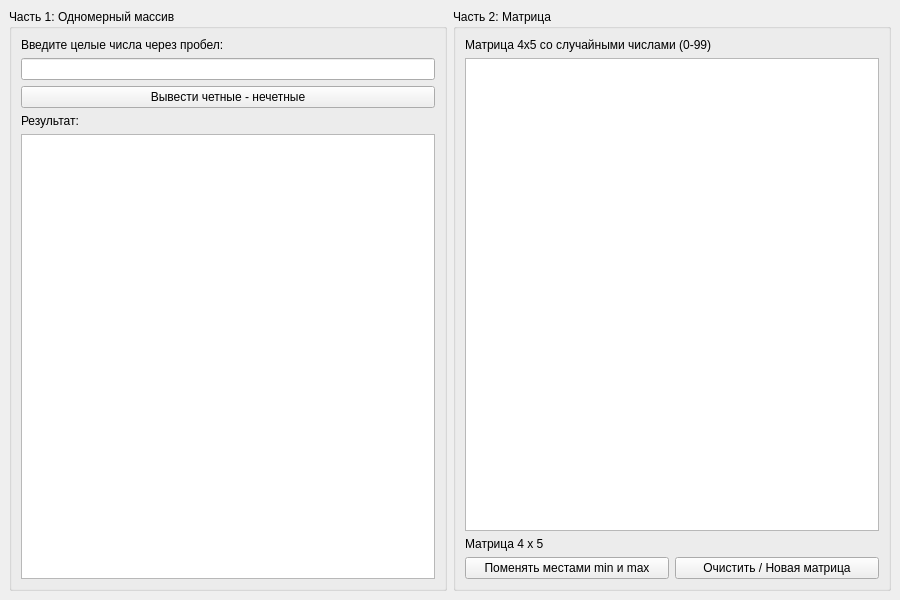
<?xml version="1.0" encoding="UTF-8"?>
<ui version="4.0">
 <class>MainWindow</class>
 <widget class="QMainWindow" name="MainWindow">
  <property name="geometry">
   <rect>
    <x>0</x>
    <y>0</y>
    <width>900</width>
    <height>600</height>
   </rect>
  </property>
  <property name="windowTitle">
   <string>Вариант 2.5 - Qt Контейнеры</string>
  </property>
  <widget class="QWidget" name="centralwidget">
   <layout class="QHBoxLayout" name="horizontalLayout">
    <item>
     <widget class="QGroupBox" name="groupBoxArray">
      <property name="title">
       <string>Часть 1: Одномерный массив</string>
      </property>
      <layout class="QVBoxLayout" name="verticalLayout">
       <item>
        <widget class="QLabel" name="labelArrayDesc">
         <property name="text">
          <string>Введите целые числа через пробел:</string>
         </property>
        </widget>
       </item>
       <item>
        <widget class="QLineEdit" name="lineEditArray"/>
       </item>
       <item>
        <widget class="QPushButton" name="buttonArray">
         <property name="text">
          <string>Вывести четные - нечетные</string>
         </property>
        </widget>
       </item>
       <item>
        <widget class="QLabel" name="labelArrayResult">
         <property name="text">
          <string>Результат:</string>
         </property>
        </widget>
       </item>
       <item>
        <widget class="QTextEdit" name="textEditArray"/>
       </item>
      </layout>
     </widget>
    </item>
    <item>
     <widget class="QGroupBox" name="groupBoxMatrix">
      <property name="title">
       <string>Часть 2: Матрица</string>
      </property>
      <layout class="QVBoxLayout" name="verticalLayout_2">
       <item>
        <widget class="QLabel" name="labelMatrixDesc">
         <property name="text">
          <string>Матрица 4x5 со случайными числами (0-99)</string>
         </property>
        </widget>
       </item>
       <item>
        <widget class="QTextEdit" name="textEditMatrix"/>
       </item>
       <item>
        <widget class="QLabel" name="labelMatrixInfo">
         <property name="text">
          <string>Матрица 4 x 5</string>
         </property>
        </widget>
       </item>
       <item>
        <layout class="QHBoxLayout" name="horizontalLayoutButtons">
         <item>
          <widget class="QPushButton" name="buttonMatrix">
           <property name="text">
            <string>Поменять местами min и max</string>
           </property>
          </widget>
         </item>
         <item>
          <widget class="QPushButton" name="buttonClear">
           <property name="text">
            <string>Очистить / Новая матрица</string>
           </property>
          </widget>
         </item>
        </layout>
       </item>
      </layout>
     </widget>
    </item>
   </layout>
  </widget>
 </widget>
 <resources/>
 <connections/>
</ui>
